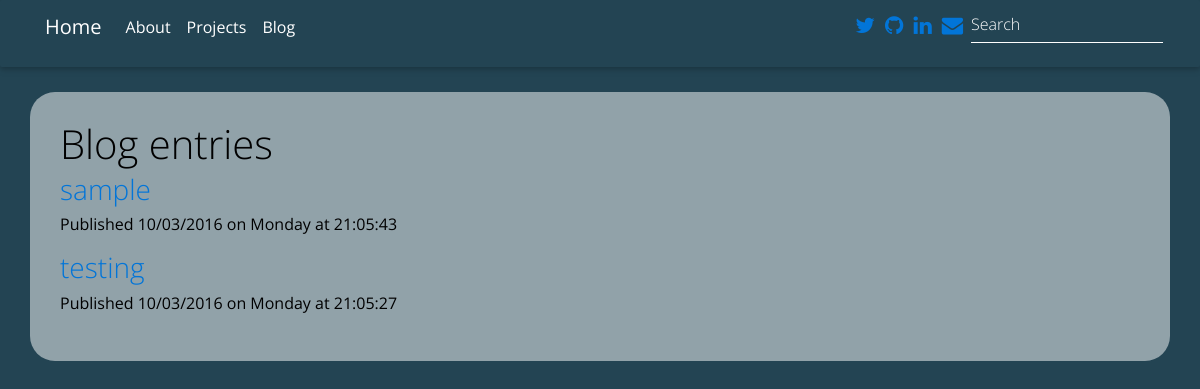
/blog/, run on an earlier commit of the app's database.
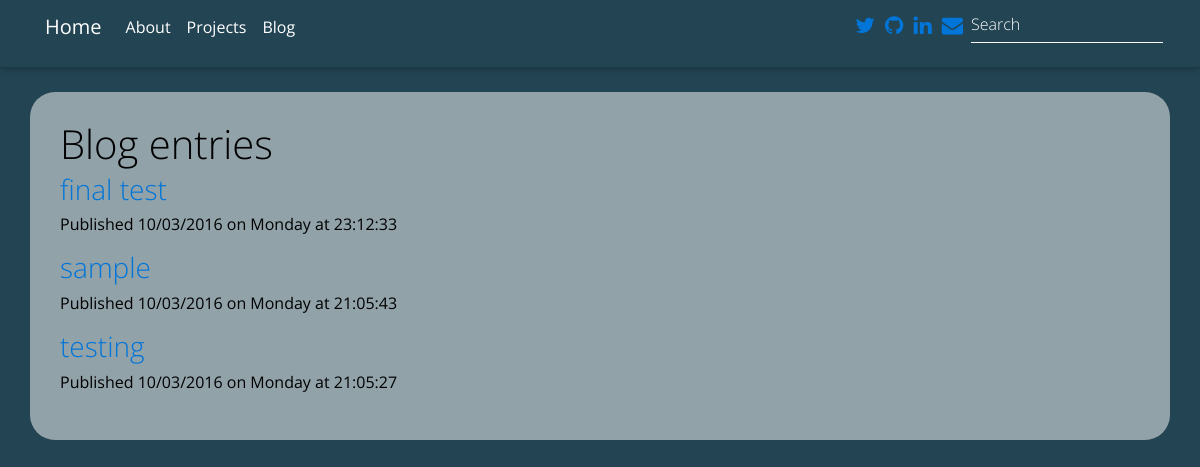
And on a later commit of the database.
### server.py (models this page shows, shortened)
class Entry(flask_db.Model):
    title = CharField()
    slug = CharField(unique=True)
    content = TextField()
    published = BooleanField(index=True)
    timestamp = DateTimeField(default=datetime.datetime.now, index=True)
    @classmethod
    def public(cls):
        return Entry.select().where(Entry.published == True)

### server.py (the view)
@app.route('/blog/')
def blog():
    search_query = request.args.get('q')
    if search_query:
        query = Entry.search(search_query)
    else:
        query = Entry.public().order_by(Entry.timestamp.desc())
    return object_list(
        'blog.html',
        query,
        search=search_query,
        check_bounds=False)

### templates/blog.html (shortened to what this page needs)
{% extends "base-blog.html" %}
{% block content_title %}{% if search %}Search "{{ search }}"{% else %}Blog entries{% endif %}{% endblock %}
{% block content %}
  {% for entry in object_list %}
    {% if search %}
      {% set entry = entry.entry %}
    {% endif %}
    <h3>
      <a href="{% if entry.published %}{{ url_for('detail', slug=entry.slug) }}{% else %}{{ url_for('edit', slug=entry.slug) }}{% endif %}">
        {{ entry.title }}
      </a>
    </h3>
    <p>Published {{ entry.timestamp.strftime('%m/%d/%Y on %A at %X') }}</p>
  {% else %}
    <p>No entries have been created yet.</p>
  {% endfor %}
{% endblock %}

### templates/base-blog.html (shortened to what this page needs)
<!doctype html>
<html>
<head>
    <link rel=stylesheet type=text/css href="" />
    <link rel=stylesheet type=text/css href="{{ url_for('static', filename='css/hilite.css') }}" />
    <link rel="stylesheet" href="{{ url_for('static', filename='css/bootstrap.min.css') }}">
    <link rel="stylesheet" type="text/css" href="//cdn.jsdelivr.net/jquery.slick/1.6.0/slick.css" />
    <link rel="stylesheet" type="text/css" href="{{ url_for('static', filename='css/mdb.min.css') }}">
    <link rel="stylesheet" href="https://maxcdn.bootstrapcdn.com/font-awesome/4.6.0/css/font-awesome.min.css">
    <link rel="stylesheet" href="{{ url_for('static', filename='css/main.css') }}">
</head>
<body>
    <div class="navbar navbar-dark navbar-static-top scrolling-navbar" role="navigation">
        <div class="navbar-header">
            <div class="container">
                <div class="collapse navbar-toggleable-xs" id="collapseEx">
                    <a class="navbar-brand" href="/">Home</a>
                    <ul class="nav navbar-nav">
                        <li class="nav-item">
                            <a class="nav-link" href="/about">About</a>
                        </li>
                        <li class="nav-item">
                            <a class="nav-link" href="/projects">Projects</a>
                        </li>
                        <li class="nav-item">
                            <a class="nav-link" href="/blog">Blog</a>
                        </li>
                    </ul>
                    {% block search_bar %}
                    <form action="{{ url_for('blog') }}" class="navbar-form navbar-right" id="search-form" method="get" role="search">
                        <div class="form-group">
                            <input class="form-control" name="q" placeholder="Search" type="text" value="{% if search %}{{ search }}{% endif %}">
                        </div>
                    </form>
                    {% endblock %}
                    <ul class="nav navbar-nav pull-xs-right">
                        <li class="social"><a href="https://www.twitter.com/frances_liu168"><i class="fa fa-lg fa-twitter"></i></a></li>
                        <li class="social"><a href="https://github.com/thepomeranian"><i class="fa fa-lg fa-github"></i></a></li>
                        <li class="social"><a href="https://www.linkedin.com/in/frances-liu"><i class="fa fa-lg fa-linkedin"></i></a></li>
                        <li class="social"><a href="mailto:frances.liu168@gmail.com"><i class="fa fa-lg fa-envelope"></i></a></li>
                    </ul>
                </div>
            </div>
        </div>
    </div>
    <div class="container transbox ontop">
         {% block page_header %}
        <div class="page-header">
            <h1>{% block content_title %}{% endblock %}</h1>
        </div>
        {% endblock %} {% block content %}{% endblock %}
    </div>
</body>
</html>

### static/css/main.css (style rules this page uses)
body { background: url("/static/assets/images/background.jpeg") no-repeat center center fixed; -webkit-background-size: cover; -moz-background-size: cover; -o-background-size: cover; background-size: cover; background-color: #234453; font-family: 'Open Sans', sans-serif; }
.navbar { margin-bottom: 25px; }
.social { float: left; margin: 5px 0px 0px 10px; }
.transbox { padding: 30px 30px 30px 30px; background:rgb(0,0,0); background-color: rgba(255, 255, 255, 0.5); border-radius: 25px; }
.ontop { position: relative; color: black; }

What changed in the data, as far as the page shows it:
added Entry: title "final test", timestamp "10/03/2016 on Monday at 23:12:33"
